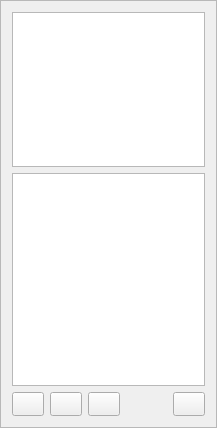
<?xml version="1.0" encoding="UTF-8"?>
<ui version="4.0">
 <class>TViewDockBase</class>
 <widget class="QFrame" name="TViewDockBase">
  <property name="geometry">
   <rect>
    <x>0</x>
    <y>0</y>
    <width>217</width>
    <height>428</height>
   </rect>
  </property>
  <property name="windowTitle">
   <string>Frame</string>
  </property>
  <property name="frameShape">
   <enum>QFrame::StyledPanel</enum>
  </property>
  <property name="frameShadow">
   <enum>QFrame::Raised</enum>
  </property>
  <layout class="QVBoxLayout" name="verticalLayout">
   <item>
    <widget class="QTableView" name="autoTable">
     <property name="sizePolicy">
      <sizepolicy hsizetype="Expanding" vsizetype="Fixed">
       <horstretch>1</horstretch>
       <verstretch>0</verstretch>
      </sizepolicy>
     </property>
     <property name="maximumSize">
      <size>
       <width>16777215</width>
       <height>155</height>
      </size>
     </property>
     <property name="editTriggers">
      <set>QAbstractItemView::NoEditTriggers</set>
     </property>
     <property name="alternatingRowColors">
      <bool>true</bool>
     </property>
     <property name="selectionMode">
      <enum>QAbstractItemView::ContiguousSelection</enum>
     </property>
     <property name="selectionBehavior">
      <enum>QAbstractItemView::SelectRows</enum>
     </property>
     <property name="textElideMode">
      <enum>Qt::ElideNone</enum>
     </property>
     <property name="horizontalScrollMode">
      <enum>QAbstractItemView::ScrollPerPixel</enum>
     </property>
     <property name="showGrid">
      <bool>false</bool>
     </property>
     <property name="cornerButtonEnabled">
      <bool>false</bool>
     </property>
     <attribute name="verticalHeaderVisible">
      <bool>false</bool>
     </attribute>
     <attribute name="verticalHeaderDefaultSectionSize">
      <number>25</number>
     </attribute>
     <attribute name="verticalHeaderVisible">
      <bool>false</bool>
     </attribute>
     <attribute name="verticalHeaderDefaultSectionSize">
      <number>25</number>
     </attribute>
    </widget>
   </item>
   <item>
    <widget class="QTableView" name="tableView">
     <property name="editTriggers">
      <set>QAbstractItemView::NoEditTriggers</set>
     </property>
     <property name="alternatingRowColors">
      <bool>true</bool>
     </property>
     <property name="selectionMode">
      <enum>QAbstractItemView::ContiguousSelection</enum>
     </property>
     <property name="selectionBehavior">
      <enum>QAbstractItemView::SelectRows</enum>
     </property>
     <property name="horizontalScrollMode">
      <enum>QAbstractItemView::ScrollPerPixel</enum>
     </property>
     <property name="showGrid">
      <bool>false</bool>
     </property>
     <property name="cornerButtonEnabled">
      <bool>false</bool>
     </property>
     <attribute name="horizontalHeaderVisible">
      <bool>true</bool>
     </attribute>
     <attribute name="horizontalHeaderMinimumSectionSize">
      <number>20</number>
     </attribute>
     <attribute name="horizontalHeaderStretchLastSection">
      <bool>true</bool>
     </attribute>
     <attribute name="verticalHeaderVisible">
      <bool>false</bool>
     </attribute>
     <attribute name="verticalHeaderDefaultSectionSize">
      <number>25</number>
     </attribute>
     <attribute name="verticalHeaderMinimumSectionSize">
      <number>25</number>
     </attribute>
     <attribute name="verticalHeaderVisible">
      <bool>false</bool>
     </attribute>
     <attribute name="verticalHeaderDefaultSectionSize">
      <number>25</number>
     </attribute>
     <attribute name="horizontalHeaderStretchLastSection">
      <bool>true</bool>
     </attribute>
     <attribute name="horizontalHeaderVisible">
      <bool>true</bool>
     </attribute>
     <attribute name="horizontalHeaderMinimumSectionSize">
      <number>20</number>
     </attribute>
     <attribute name="verticalHeaderMinimumSectionSize">
      <number>25</number>
     </attribute>
    </widget>
   </item>
   <item>
    <layout class="QHBoxLayout" name="horizontalLayout">
     <property name="bottomMargin">
      <number>0</number>
     </property>
     <item>
      <widget class="QPushButton" name="btnUp">
       <property name="sizePolicy">
        <sizepolicy hsizetype="Fixed" vsizetype="Fixed">
         <horstretch>0</horstretch>
         <verstretch>0</verstretch>
        </sizepolicy>
       </property>
       <property name="minimumSize">
        <size>
         <width>24</width>
         <height>24</height>
        </size>
       </property>
       <property name="maximumSize">
        <size>
         <width>32</width>
         <height>32</height>
        </size>
       </property>
       <property name="text">
        <string/>
       </property>
      </widget>
     </item>
     <item>
      <widget class="QPushButton" name="btnDown">
       <property name="sizePolicy">
        <sizepolicy hsizetype="Fixed" vsizetype="Fixed">
         <horstretch>0</horstretch>
         <verstretch>0</verstretch>
        </sizepolicy>
       </property>
       <property name="minimumSize">
        <size>
         <width>24</width>
         <height>24</height>
        </size>
       </property>
       <property name="maximumSize">
        <size>
         <width>32</width>
         <height>32</height>
        </size>
       </property>
       <property name="text">
        <string/>
       </property>
      </widget>
     </item>
     <item>
      <widget class="QPushButton" name="btnTV">
       <property name="sizePolicy">
        <sizepolicy hsizetype="Fixed" vsizetype="Fixed">
         <horstretch>0</horstretch>
         <verstretch>0</verstretch>
        </sizepolicy>
       </property>
       <property name="minimumSize">
        <size>
         <width>24</width>
         <height>24</height>
        </size>
       </property>
       <property name="maximumSize">
        <size>
         <width>32</width>
         <height>32</height>
        </size>
       </property>
       <property name="toolTip">
        <string>Create and manager track views</string>
       </property>
       <property name="text">
        <string/>
       </property>
      </widget>
     </item>
     <item>
      <spacer name="horizontalSpacer">
       <property name="orientation">
        <enum>Qt::Horizontal</enum>
       </property>
       <property name="sizeHint" stdset="0">
        <size>
         <width>1</width>
         <height>20</height>
        </size>
       </property>
      </spacer>
     </item>
     <item>
      <widget class="QPushButton" name="btnDelete">
       <property name="sizePolicy">
        <sizepolicy hsizetype="Fixed" vsizetype="Fixed">
         <horstretch>0</horstretch>
         <verstretch>0</verstretch>
        </sizepolicy>
       </property>
       <property name="minimumSize">
        <size>
         <width>24</width>
         <height>24</height>
        </size>
       </property>
       <property name="maximumSize">
        <size>
         <width>32</width>
         <height>32</height>
        </size>
       </property>
       <property name="text">
        <string/>
       </property>
      </widget>
     </item>
    </layout>
   </item>
  </layout>
 </widget>
 <resources/>
 <connections/>
</ui>
